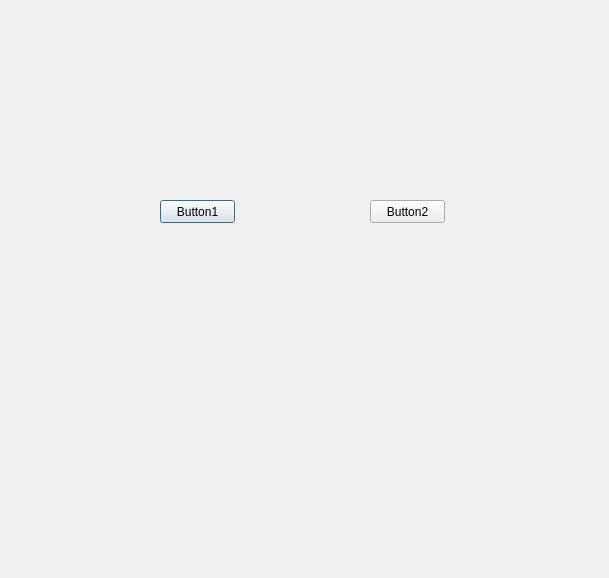
<?xml version="1.0" encoding="UTF-8"?>
<ui version="4.0">
 <class>Dialog</class>
 <widget class="QDialog" name="Dialog">
  <property name="geometry">
   <rect>
    <x>0</x>
    <y>0</y>
    <width>609</width>
    <height>578</height>
   </rect>
  </property>
  <property name="windowTitle">
   <string>Dialog</string>
  </property>
  <widget class="QPushButton" name="btn_1">
   <property name="geometry">
    <rect>
     <x>160</x>
     <y>200</y>
     <width>75</width>
     <height>23</height>
    </rect>
   </property>
   <property name="text">
    <string>Button1</string>
   </property>
  </widget>
  <widget class="QPushButton" name="btn_2">
   <property name="geometry">
    <rect>
     <x>370</x>
     <y>200</y>
     <width>75</width>
     <height>23</height>
    </rect>
   </property>
   <property name="text">
    <string>Button2</string>
   </property>
  </widget>
 </widget>
 <resources/>
 <connections/>
</ui>
